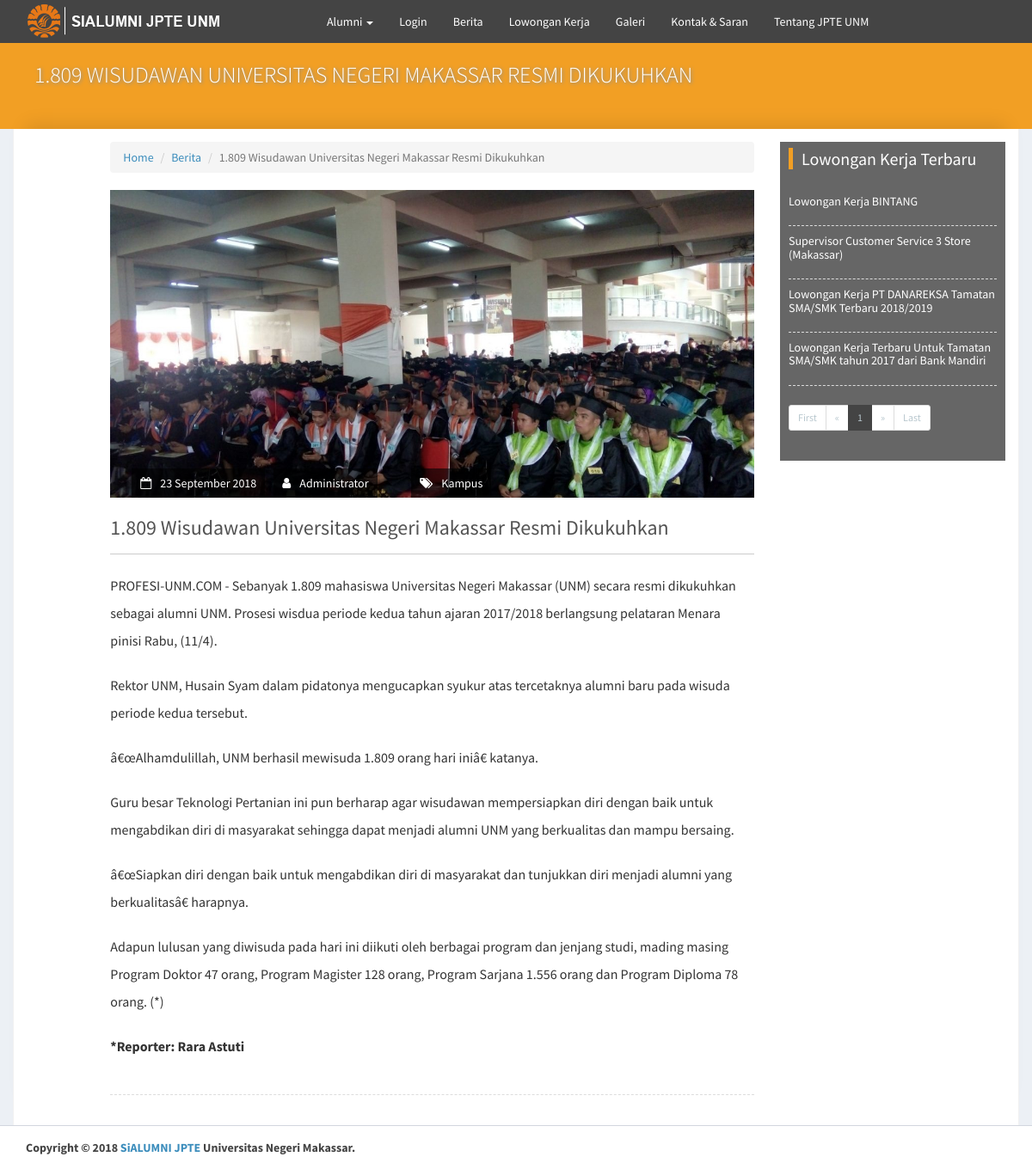
The page /newsdetail?id=5 on the database its author committed.
### tables this page shows
CREATE TABLE `data_artikel` (
  `id_artikel` int(10) NOT NULL,
  `id_kategori` int(10) NOT NULL,
  `judul` varchar(100) NOT NULL,
  `isi` text NOT NULL,
  `pengirim` varchar(50) NOT NULL,
  `tanggal` datetime NOT NULL,
  `date` date NOT NULL,
  `foto` varchar(1000) NOT NULL
);

CREATE TABLE `data_kategori` (
  `id_kategori` int(3) NOT NULL,
  `nama_kategori` varchar(30) NOT NULL
);

CREATE TABLE `data_loker` (
  `id_loker` int(10) NOT NULL,
  `judul` varchar(100) NOT NULL,
  `isi` text NOT NULL,
  `pengirim` varchar(50) NOT NULL,
  `tanggal` datetime NOT NULL,
  `tgl` date NOT NULL
);

### newsdetail.php (the view, shortened to what this page needs)
<?php
include 'global_header.php';
include 'inc/koneksi.php';
?>
<?php
$sql = $koneksi->query("SELECT * FROM data_artikel LEFT OUTER JOIN data_kategori ON data_kategori.id_kategori = data_artikel.id_kategori WHERE id_artikel='$_GET[id]'");
while($data = mysqli_fetch_array($sql)){
  ?>
  <div class="content-wrapper">
    <div class="top">
      <div class="container">
        <h2 class="titletop">
          <?php echo $data['judul']?><br>
        </h2>
      </div>
    </div>
    <div class="container ua-sigle-article no-padding">
    <section class="content">
      <div class="row">
        <div class="col-md-1"></div>
        <div class="col-md-8 articles" id="site-content">
          <ol class="breadcrumb">
            <li><a href="index">Home</a></li>
            <li><a href="berita">Berita</a></li>
            <li class="active"><?php echo $data['judul']?></li>
          </ol>
          <div class="box-content">
            <article class="posts">
              <div class="blog-post-image">
                <img class="img-responsive" src="admin/upload/<?php echo $data['foto'];?>">
                <div class="blog-post-meta">
                  <ul>
                    <li><i class="fa fa-calendar-o"></i><?php echo tgl_indo($data['date'])?></li>
                  </ul>
                </div>
                <div class="blog-post-meta2">
                  <ul>
                    <li><i class="fa fa-user"></i><?php echo $data['pengirim']?></li>
                  </ul>
                </div>
                <div class="blog-post-meta3">
                  <ul>
                    <li><i class="fa fa-tags"></i><?php echo $data['nama_kategori']?></li>
                  </ul>
                </div>
              </div>
              <div class="blog-post-inner">
                <h3><?php echo $data['judul']?></h3>
                <p><?php echo $data['isi'];?></p>
                <p style=" border-bottom: 1px dashed #DDD; padding-bottom: 20px; margin-bottom: 2px;">
                </div>
              </article>
            <?php } ?>
          </div>
        </div>
        <?php include 'global_sidebar.php'; ?>
      </div>
    </section>
  </div>
</div>
<?php
include 'global_footer.php';
?>
<?php
function tgl_indo($tanggal){
  $bulan = array (
    1 =>   'Januari',
    'Februari',
    'Maret',
    'April',
    'Mei',
    'Juni',
    'Juli',
    'Agustus',
    'September',
    'Oktober',
    'November',
    'Desember'
  );
  $pecahkan = explode('-', $tanggal);
  return $pecahkan[2] . ' ' . $bulan[ (int)$pecahkan[1] ] . ' ' . $pecahkan[0];
}
?>

### global_sidebar.php (shortened to what this page needs)
<div class="col-md-3 sidebar" id="site-sidebar">
  <div class="box-sidebar">
    <div class="box-header with-border2">
      <h3 class="box-title-sidebar">
        <span><a href="lowongan-kerja" style="color: #fff;"> Lowongan Kerja Terbaru</a></span></h3>
      </div>
      <div class="box-body">
        <?php
        include 'inc/koneksi.php';
        $page1 = (isset($_GET['page1']))? $_GET['page1'] : 1;
        $limit = 5;
        $limit_start = ($page1 - 1) * $limit;
        $sql = mysqli_query($koneksi, "SELECT * FROM data_loker ORDER BY tanggal LIMIT ".$limit_start.",".$limit);
        while ($data = mysqli_fetch_array($sql)) {
          ?>
          <article class="posts">
            <div class="item-detail">
              <a href="detail-lowongan-kerja?id=<?php echo $data['id_loker']; ?>" style="color:#ffffff;">
                <h4 class="box-title" style="font-size: 14px;"><?php echo $data['judul']?></h4></a>
                <div class="detail">
                  <p style=" border-bottom: 1px dashed #DDD; padding-bottom: 10px; margin-bottom: 2px;">
                  </div>
                </div>
              </article>
              <?php
            } ?>
                <ul class="pagination pagination-sm">
                 <?php
                 if($page1 == 1){
                   ?>
                   <li class="disabled"><a href="#">First</a></li>
                   <li class="disabled"><a href="#">&laquo;</a></li>
                   <?php
                 }else{
                  $link_prev1 = ($page1 > 1)? $page1 - 1 : 1;
                  ?>
                  <li><a href="lowongan-kerja.php?page1=1">First</a></li>
                  <li><a href="lowongan-kerja.php?page1=<?php echo $link_prev1; ?>">&laquo;</a></li>
                  <?php
                }?>
                <?php
                $sql2 = mysqli_query($koneksi, "SELECT COUNT(*) AS jumlah FROM data_loker");
                $get_jumlah = mysqli_fetch_array($sql2);
                $jumlah_page1 = ceil($get_jumlah['jumlah'] / $limit);
                $jumlah_number = 3;
                $start_number = ($page1 > $jumlah_number)? $page1 - $jumlah_number : 1;
                $end_number = ($page1 < ($jumlah_page1 - $jumlah_number))? $page1 + $jumlah_number : $jumlah_page1;
                for($i = $start_number; $i <= $end_number; $i++){
                  $link_active = ($page1 == $i)? ' class="active"' : '';
                  ?>
                  <li<?php echo $link_active; ?>><a href="lowongan-kerja.php?page1=<?php echo $i; ?>" style="background-color: #444444;border-color: #444444;"><?php echo $i; ?></a></li>
                <?php } ?>
                <?php
                if ($page1 == $jumlah_page1) {
                  ?>
                  <li class="disabled"><a href="#">&raquo;</a></li>
                  <li class="disabled"><a href="#">Last</a></li>
                  <?php
                }else{
                  $link_next1 = ($page1 < $jumlah_page1)? $page1 + 1 : $jumlah_page1;
                  ?>
                  <li><a href="lowongan-kerja.php?page1=<?php echo $link_next1; ?>">&raquo;</a></li>
                  <li><a href="lowongan-kerja.php?page1=<?php echo $jumlah_page1; ?>">Last</a></li>
                  <?php
                }?>
              </ul>
      </div>
    </div>
  </div>

### assets/css/_all-skins.css (style rules this page uses)
.skin-yellow .sidebar a { color: #b8c7ce; }

### assets/css/tambahan.css (style rules this page uses)
.box-content { position: relative; background: #ffffff; margin-bottom: 20px; width: 100%; }
.box-sidebar { position: relative; background: #666; margin-bottom: 20px; width: 100%; color: #fff; }
.box-header .box-title-sidebar { display: inline-block; font-size: 18px; margin: 0; line-height: 1; }
.box-header .box-title-sidebar > span { padding: 0px 10px; font-size: 20px; font-weight: normal; border-left: 5px #f29f24 solid; color: #fff; }
.box-header.with-border2 { border-bottom: 0px solid #d6d6d6; }
.titletop { text-transform: uppercase; font-weight: 300; font-size: 1.3em; line-height: 0.9em; text-shadow: 1px 1px 4px #6e8cb2; margin-top: 25px; margin-left: 10px; }
.top { background: #F29F24 url(https://i.imgur.com/B6l59Ls.jpg) center no-repeat; height: 100px; font-size: 20px; font-weight: bold; color: #fff; }
.container.ua-sigle-article { border-left: 1px solid #f1f1f1; border-right: 1px solid #f1f1f1; }
.ua-sigle-article { background: #fff!important; z-index: 999; position: relative; box-shadow: 0 -20px 20px -15px rgba(0,0,0,0.1); }
.blog-post-image { max-height: 358px; overflow: hidden; position: relative; }
.blog-post-image img { width: 100%; }
.blog-post-image .blog-post-meta { position: absolute; bottom: 0; left: 25px; }
.blog-post-image .blog-post-meta ul { padding: 0; margin: 0; list-style: none; }
.blog-post-image .blog-post-meta ul li { padding: 7px 10px; margin-top: 1px; background-color: rgba(0, 0, 0, 0.6); color: white; }
.blog-post-image .blog-post-meta ul li i { margin-right: 10px; }
.blog-post-meta2 { bottom: 0; left: 190px; position: absolute; color: #FFF !important; }
.blog-post-meta2 ul { list-style: none outside none; margin: 0; padding: 0; color: #FFF !important; }
.blog-post-meta2 ul li { margin-top: 1px; padding: 7px 10px; background-color: rgba(0, 0, 0, 0.6); color: #FFF !important; }
.blog-post-image .blog-post-meta2 ul li i { margin-right: 10px; }
.blog-post-meta3 { bottom: 0; left: 350px; position: absolute; color: #FFF !important; }
.blog-post-meta3 ul { list-style: none outside none; margin: 0; padding: 0; color: #FFF !important; }
.blog-post-meta3 ul li { margin-top: 1px; padding: 7px 10px; background-color: rgba(0, 0, 0, 0.6); color: #FFF !important; }
.blog-post-image .blog-post-meta3 ul li i { margin-right: 10px; }
.blog-post-inner h3 { line-height: 30px; border-bottom: 1px #ccc solid !important; padding-bottom: 15px; color: #535353; }
.blog-post-inner p { margin-bottom: 20px; font-size: 16px; line-height: 2; }

### global_header.php (style rules this page uses)
.detail { margin-top: 9px; font-size: 13px; }

### rows shown on the page
data_artikel: judul "1.809 WISUDAWAN UNIVERSITAS NEGERI MAKASSAR RESMI DIKUKUHKAN", judul "1.809 Wisudawan Universitas Negeri Makassar Resmi Dikukuhkan", foto (picture), date "23 September 2018", pengirim "Administrator", id_kategori.nama_kategori "Kampus", isi "PROFESI-UNM.COM - Sebanyak 1.809 mahasiswa Universitas Negeri Makassar (UNM) secara resmi dikukuhkan sebagai alumni UNM. Prosesi wisdua periode kedua tahun ajaran 2017/2018 berlangsung pelataran Menara pinisi Rabu, (11/4). Rektor UNM, Husain Syam dalam pidatonya mengucapkan syukur atas tercetaknya alumni baru pada wisuda periode kedua tersebut. â€œAlhamdulillah, UNM berhasil mewisuda 1.809 orang hari iniâ€ katanya. Guru besar Teknologi Pertanian ini pun berharap agar wisudawan mempersiapkan diri dengan baik untuk mengabdikan diri di masyarakat sehingga dapat menjadi alumni UNM yang berkualitas dan mampu bersaing. â€œSiapkan diri dengan baik untuk mengabdikan diri di masyarakat dan…"
data_loker: judul "Lowongan Kerja BINTANG"
data_loker: judul "Supervisor Customer Service 3 Store (Makassar)"
data_loker: judul "Lowongan Kerja PT DANAREKSA Tamatan SMA/SMK Terbaru 2018/2019"
data_loker: judul "Lowongan Kerja Terbaru Untuk Tamatan SMA/SMK tahun 2017 dari Bank Mandiri"
